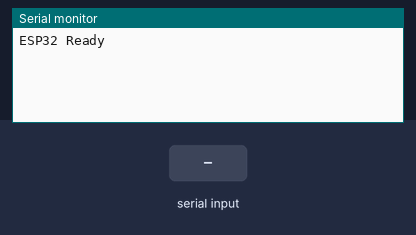
Bench run of a sketch on a simulated ESP32. Shown: the last lines printed to the serial monitor. The inputs (shaded band) are chosen by the test bench.

Above: at 1.2 s.
1.3 s: "1\n" received over the second serial link
At 2.5 s:
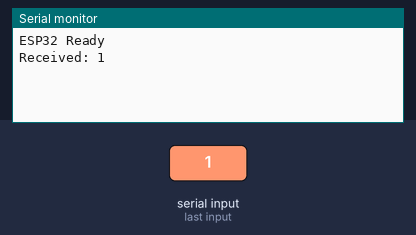
2.8 s: "0\n" received over the second serial link
At 3.7 s:
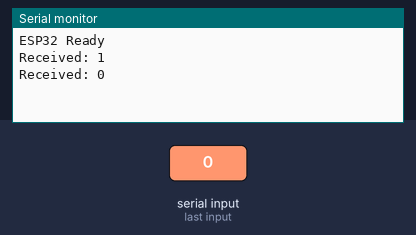
4.3 s: "2\n" received over the second serial link
At 4.8 s:
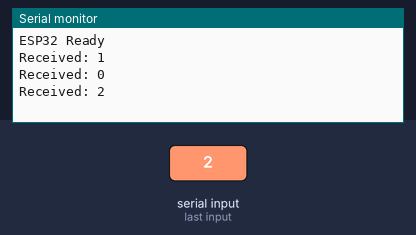

The sketch:

esp32_rx_node.ino
```cpp
#include <HardwareSerial.h>

HardwareSerial STM32(2);

void setup()
{
    Serial.begin(115200);

    // RX = GPIO16, TX = GPIO17
    STM32.begin(115200, SERIAL_8N1, 16, 17);

    Serial.println("ESP32 Ready");
}

void loop()
{
    if (STM32.available())
    {
        String data = STM32.readStringUntil('\n');

        Serial.print("Received: ");
        Serial.println(data);
    }
}
```

Measured:
- after the input at 1.3 s, the serial monitor: prints a new line at once (image 1)
- after the input at 2.8 s, the serial monitor: prints a new line at once (image 2)
- after the input at 4.3 s, the serial monitor: prints a new line at once (image 3)
